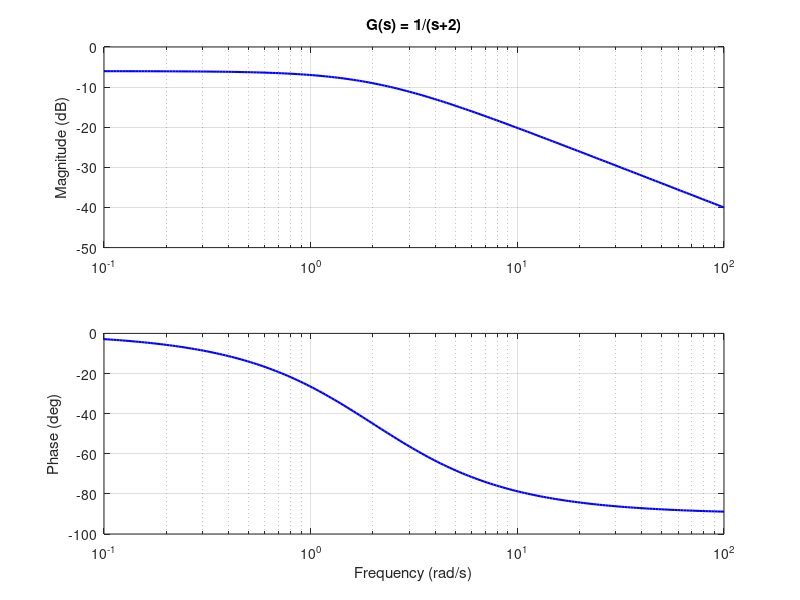

Recreate this plot in MATLAB. (Note: this script raises an error after producing the figure.)
%[text] # Week 8 MATLAB Companion: Frequency Response and Bode Plots
%[text] This script follows the chapter examples for frequency response and Bode plot sketching.  It uses the Control System Toolbox and the `sketchbode` utility (in this directory) which overlays the straight-line asymptotic approximation on the exact Bode plot.
%%
%[text] ## Example 10.1: Frequency Response of $G(s) = 1/(s+2)$
%[text] Compute $G(j\omega)$ analytically and compare with the MATLAB Bode plot.
%%
G1 = tf(1, [1 2]);   % G(s) = 1/(s+2)

w = logspace(-1, 2, 200);
[m, p] = bode(G1, w);
m = squeeze(m);
p = squeeze(p);

figure
subplot(2,1,1)
semilogx(w, 20*log10(m), 'b', 'LineWidth', 1.5)
ylabel('Magnitude (dB)')
title('G(s) = 1/(s+2)')
grid on

subplot(2,1,2)
semilogx(w, p, 'b', 'LineWidth', 1.5)
ylabel('Phase (deg)')
xlabel('Frequency (rad/s)')
grid on
%%
%[text] Reference values from the analytical expression: at $\omega = 0$ the magnitude is $20\log(0.5) = -6$~dB and phase is $0^\circ$; at $\omega = 2$ rad/s (the break frequency) the magnitude is $-9$~dB and phase is $-45^\circ$.
[m_check, p_check] = bode(G1, [0.001 2 100]);
fprintf('omega=0.001: mag=%.2f dB, phase=%.1f deg\n', 20*log10(m_check(1)), p_check(1))
fprintf('omega=2:     mag=%.2f dB, phase=%.1f deg\n', 20*log10(m_check(2)), p_check(2))
fprintf('omega=100:   mag=%.2f dB, phase=%.1f deg\n', 20*log10(m_check(3)), p_check(3))
%%
%[text] ## The Four First-Order Building Blocks
%[text] Plot the Bode approximation and exact response for each normalized building block: $s$, $1/s$, $(s/a+1)$, and $1/(s/a+1)$.
%%
a = 5;   % break frequency for the real pole/zero examples

figure
sgtitle('Four first-order building blocks (a = 5 rad/s)', 'Interpreter', 'tex')

% --- Differentiator: G(s) = s
subplot(4,2,1)
sys = tf([1 0], 1);
bode(sys, {0.1, 100});  grid on
title('G(s) = s: magnitude')

subplot(4,2,2)
bode(sys, {0.1, 100});  grid on
title('G(s) = s: phase')

% --- Integrator: G(s) = 1/s
subplot(4,2,3)
sys = tf(1, [1 0]);
bode(sys, {0.1, 100});  grid on
title('G(s) = 1/s')

% --- Real zero: G(s) = s/a + 1
subplot(4,2,5)
sys_z = tf([1/a 1], 1);
sketchbode(sys_z, 1);
title('G(s) = s/a + 1 (zero at a)')

% --- Real pole: G(s) = 1/(s/a + 1)
subplot(4,2,7)
sys_p = tf(1, [1/a 1]);
sketchbode(sys_p, 1);
title('G(s) = 1/(s/a + 1) (pole at a)')
%%
%[text] ## sketchbode: Asymptote vs. Exact
%[text] `sketchbode(sys)` overlays the straight-line asymptote (red) on the exact Bode plot (blue).  The next two examples show how well the asymptote matches for a simple first-order system and where it falls short for a second-order system.
%%
%[text] **First-order pole** — break at $a = 5$ rad/s.  The asymptote matches the exact plot within 3 dB everywhere.
figure
sys_p = tf(1, [1/5 1]);
sketchbode(sys_p);
title('Real pole: 1/(s/5 + 1)  —  asymptote vs. exact')
%%
%[text] **Second-order pole** — natural frequency $\omega_n = 5$ rad/s, damping ratio $\zeta = 0.1$.  The asymptote misses the resonance peak entirely.
wn = 5;  zeta = 0.1;
sys2 = tf(wn^2, [1  2*zeta*wn  wn^2]);

figure
sketchbode(sys2);
title(sprintf('2nd-order pole: \\omega_n=%.0f, \\zeta=%.1f  —  asymptote vs. exact', ...
    wn, zeta), 'Interpreter', 'tex')
%%
%[text] **Effect of damping ratio on the second-order response** — vary $\zeta$ with fixed $\omega_n$.
wn = 5;
zeta_vals = [0.1, 0.3, 0.5, 0.707, 1.0];
labels = {'\zeta=0.1', '\zeta=0.3', '\zeta=0.5', '\zeta=0.707', '\zeta=1.0'};

w = logspace(-1, 2, 300);
figure
subplot(2,1,1)
hold on
for z = zeta_vals
    sys = tf(wn^2, [1  2*z*wn  wn^2]);
    [m, ~] = bode(sys, w);
    semilogx(w, 20*log10(squeeze(m)))
end
hold off
ylabel('Magnitude (dB)')
title(sprintf('2nd-order: fixed \\omega_n = %g, varying \\zeta', wn), 'Interpreter', 'tex')
legend(labels, 'Interpreter', 'tex', 'Location', 'southwest')
grid on

subplot(2,1,2)
hold on
for z = zeta_vals
    sys = tf(wn^2, [1  2*z*wn  wn^2]);
    [~, p] = bode(sys, w);
    semilogx(w, squeeze(p))
end
hold off
ylabel('Phase (deg)')
xlabel('Frequency (rad/s)')
grid on
%%
%[text] ## Worked Example: $G(s) = K(s+3)/[s(s+1)(s+2)]$
%[text] This is the multi-pole example from the chapter.  We use `sketchbode` to check the manual sketch, then compare with the exact Bode plot.
%%
K = 1;
G_ex = tf(K * [1 3], conv([1 0], conv([1 1], [1 2])));

fprintf('Transfer function:\n')
G_ex

fprintf('\nBreak frequencies (poles and zeros of G):\n')
[z, p] = zpkdata(G_ex, 'v');
fprintf('  Zeros: %s\n', mat2str(z, 3))
fprintf('  Poles: %s\n', mat2str(p, 3))
%%
%[text] **Bode form DC gain** — the constant $K_0 = 3K/2$.
K0 = 3*K/2;
fprintf('K0 = 3K/2 = %.4f  =>  %+.2f dB\n', K0, 20*log10(K0))
%%
%[text] **sketchbode overlay** — check the asymptote against the exact plot.
figure
sketchbode(G_ex);
title('G(s) = K(s+3)/[s(s+1)(s+2)],  K=1', 'Interpreter', 'tex')
%%
%[text] **Verify key points on the magnitude asymptote** — the asymptote at $\omega = 0.1$ should be approximately 23.5 dB.
w_check = [0.1, 1, 2, 3, 10];
[m_ex, p_ex] = bode(G_ex, w_check);
m_ex = squeeze(m_ex);
p_ex = squeeze(p_ex);
fprintf('\nomega   |  mag (dB)  |  phase (deg)\n')
fprintf('--------|------------|-------------\n')
for k = 1:length(w_check)
    fprintf(' %5.1f  |   %6.2f   |   %7.2f\n', ...
        w_check(k), 20*log10(m_ex(k)), p_ex(k))
end
%%
%[text] ## USV Surge Model
%[text] The first-order surge transfer function identified in the lab relates throttle effort to forward speed.  Its Bode plot shows the single pole (bandwidth) of the surge dynamics.
%%
%[text] Typical identified parameters: DC gain $K_{dc} = 2$ m/s per unit effort, time constant $\tau = 10$ s (pole at $a = 1/\tau = 0.1$ rad/s).
K_surge = 2;
tau_surge = 10;
a_surge = 1/tau_surge;
G_surge = tf(K_surge * a_surge, [1  a_surge]);   % K*a/(s+a)

fprintf('Surge TF: DC gain = %.2f (m/s)/effort, break freq = %.3f rad/s\n', ...
    K_surge, a_surge)

figure
sketchbode(G_surge);
title(sprintf('USV surge: G(s) = %.1f \\cdot %.2f/(s+%.2f)', ...
    K_surge, a_surge, a_surge), 'Interpreter', 'tex')

%[appendix]{"version":"1.0"}
%---
%[metadata:view]
%   data: {"layout":"inline"}
%---
